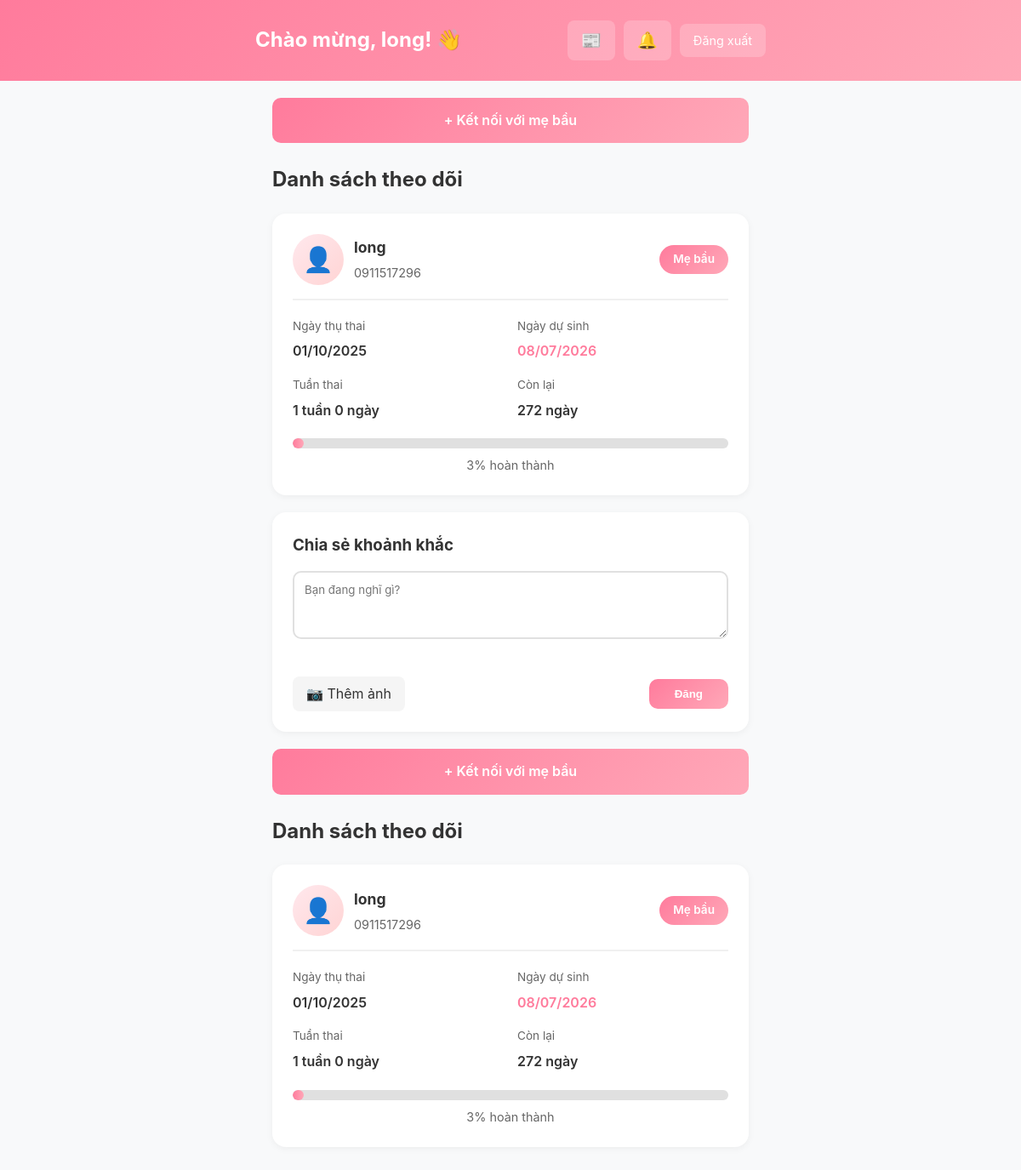
Page /index.php?action=family_dashboard (signed in) on the committed database.
### tables this page shows
CREATE TABLE `family_connections` (
  `id` int(11) NOT NULL,
  `family_user_id` int(11) NOT NULL,
  `pregnant_user_id` int(11) NOT NULL,
  `status` enum('pending','approved','rejected') DEFAULT 'pending',
  `created_at` timestamp NOT NULL DEFAULT current_timestamp(),
  `updated_at` timestamp NOT NULL DEFAULT current_timestamp() ON UPDATE current_timestamp()
);

CREATE TABLE `users` (
  `id` int(11) NOT NULL,
  `phone` varchar(15) NOT NULL,
  `full_name` varchar(100) NOT NULL,
  `password` varchar(255) NOT NULL,
  `role` enum('me_bau','gia_dinh') NOT NULL,
  `status` enum('active','locked','suspended','deleted') DEFAULT 'active',
  `locked_at` timestamp NULL DEFAULT NULL,
  `locked_by` int(11) DEFAULT NULL,
  `locked_reason` text DEFAULT NULL,
  `deleted_at` timestamp NULL DEFAULT NULL,
  `created_at` timestamp NOT NULL DEFAULT current_timestamp(),
  `updated_at` timestamp NOT NULL DEFAULT current_timestamp() ON UPDATE current_timestamp()
);

CREATE TABLE `pregnancy_info` (
  `id` int(11) NOT NULL,
  `user_id` int(11) NOT NULL,
  `conception_date` date DEFAULT NULL,
  `due_date` date DEFAULT NULL,
  `created_at` timestamp NOT NULL DEFAULT current_timestamp(),
  `updated_at` timestamp NOT NULL DEFAULT current_timestamp() ON UPDATE current_timestamp()
);

### controllers/FamilyController.php (called while the page is built, shortened)
<?php
require_once 'config/database.php';
require_once 'models/FamilyConnection.php';
class FamilyController {
    private $familyConnection;
    public function __construct() {
        $database = new Database();
        $this->db = $database->getConnection();
        $this->familyConnection = new FamilyConnection($this->db);
    }
    public function dashboard() {
        $connections = $this->familyConnection->getConnectionsByFamilyId($_SESSION['user_id']);
        require_once 'views/family/dashboard.php';
    }
}
?>

### config/database.php (called while the page is built, shortened)
<?php
class Database {
    private $db_name = "aubook_db";
    private $username = "root";
    private $password = "";
    public function getConnection() {
        $this->conn = null;
        try {
            $socket = "/Applications/XAMPP/xamppfiles/var/mysql/mysql.sock";
            $dsn = "mysql:unix_socket={$socket};dbname={$this->db_name};charset=utf8mb4";
            $this->conn = new PDO($dsn, $this->username, $this->password);
            $this->conn->setAttribute(PDO::ATTR_ERRMODE, PDO::ERRMODE_EXCEPTION);
            $this->conn->setAttribute(PDO::ATTR_DEFAULT_FETCH_MODE, PDO::FETCH_ASSOC);
        } catch(PDOException $e) {
            echo "Connection Error: " . $e->getMessage();
        }
        return $this->conn;
    }
}
?>

### models/FamilyConnection.php (called while the page is built, shortened)
<?php
class FamilyConnection {
    private $conn;
    private $table = "family_connections";
    public function __construct($db) {
        $this->conn = $db;
    }
    public function getConnectionsByFamilyId($family_id) {
        $query = "SELECT fc.*, u.phone, u.full_name,
                         p.conception_date, p.due_date
                  FROM " . $this->table . " fc
                  INNER JOIN users u ON fc.pregnant_user_id = u.id
                  LEFT JOIN pregnancy_info p ON u.id = p.user_id
                  WHERE fc.family_user_id = :family_id AND fc.status = 'approved'
                  ORDER BY fc.created_at DESC";
        $stmt = $this->conn->prepare($query);
        $stmt->bindParam(":family_id", $family_id);
        $stmt->execute();
        return $stmt->fetchAll(PDO::FETCH_ASSOC);
    }
}
?>

### views/family/dashboard.php (the view, shortened to what this page needs)
<!DOCTYPE html>
<html lang="vi">
<head>
</head>
<body>
    <header class="dashboard-header">
        <div class="header-content">
            <h1>Chào mừng, <?php echo htmlspecialchars($_SESSION['full_name']); ?>! 👋</h1>
            <div style="display: flex; align-items: center; gap: 10px;">
                <a href="index.php?action=newsfeed" style="padding: 8px 16px; background: rgba(255, 255, 255, 0.2); color: white; text-decoration: none; border-radius: 8px; font-size: 1.2rem;">📰</a>
                <a href="index.php?action=notifications" style="padding: 8px 16px; background: rgba(255, 255, 255, 0.2); color: white; text-decoration: none; border-radius: 8px; font-size: 1.2rem;">🔔</a>
                <a href="index.php?action=logout" class="btn-logout">Đăng xuất</a>
            </div>
        </div>
    </header>
    <main class="dashboard-main">
        <div class="actions-bar">
            <a href="index.php?action=search_pregnant" class="btn-primary">
                + Kết nối với mẹ bầu
            </a>
        </div>
        <?php if(!empty($connections)): ?>
        <div class="connections-list">
            <h2>Danh sách theo dõi</h2>
            <?php foreach($connections as $connection): ?>
            <div class="card">
                <div class="connection-header">
                    <div class="user-info">
                        <div class="avatar">👤</div>
                        <div class="user-details">
                            <h3><?php echo htmlspecialchars($connection['full_name']); ?></h3>
                            <p class="phone"><?php echo htmlspecialchars($connection['phone']); ?></p>
                        </div>
                    </div>
                    <span class="badge">Mẹ bầu</span>
                </div>
                <?php if($connection['conception_date']): ?>
                <div class="pregnancy-info">
                    <div class="info-grid">
                        <div class="info-item">
                            <span class="label">Ngày thụ thai</span>
                            <span class="value"><?php echo date('d/m/Y', strtotime($connection['conception_date'])); ?></span>
                        </div>
                        <div class="info-item">
                            <span class="label">Ngày dự sinh</span>
                            <span class="value highlight"><?php echo date('d/m/Y', strtotime($connection['due_date'])); ?></span>
                        </div>
                        <div class="info-item">
                            <span class="label">Tuần thai</span>
                            <span class="value">
                                <?php
                                    $conception = new DateTime($connection['conception_date']);
                                    $now = new DateTime();
                                    $diff = $conception->diff($now);
                                    $weeks = floor($diff->days / 7);
                                    $days = $diff->days % 7;
                                    echo $weeks . ' tuần ' . $days . ' ngày';
                                ?>
                            </span>
                        </div>
                        <div class="info-item">
                            <span class="label">Còn lại</span>
                            <span class="value">
                                <?php
                                    $due = new DateTime($connection['due_date']);
                                    $remaining = $now->diff($due);
                                    echo $remaining->days . ' ngày';
                                ?>
                            </span>
                        </div>
                    </div>
                    <div class="progress-bar">
                        <div class="progress-fill" style="width: <?php
                            $total_days = 280;
                            $passed_days = $diff->days;
                            $percentage = min(100, ($passed_days / $total_days) * 100);
                            echo $percentage;
                        ?>%"></div>
                    </div>
                    <p class="progress-text"><?php echo round($percentage); ?>% hoàn thành</p>
                </div>
                <?php else: ?>
                <p class="no-info">Chưa có thông tin thai kỳ</p>
                <?php endif; ?>
            </div>
            <?php endforeach; ?>
        </div>
        <?php endif; ?>
        <div class="card" style="margin-bottom: 20px;">
            <h3 style="margin-bottom: 15px;">Chia sẻ khoảnh khắc</h3>
            <form id="createPostForm" enctype="multipart/form-data">
                <textarea name="content" placeholder="Bạn đang nghĩ gì?" style="width: 100%; min-height: 80px; padding: 12px; border: 2px solid #E0E0E0; border-radius: 10px; font-family: inherit; resize: vertical; margin-bottom: 10px;"></textarea>
                <div style="display: flex; justify-content: space-between; align-items: center;">
                    <label style="padding: 8px 16px; background: #F5F5F5; border-radius: 8px; cursor: pointer;">
                        📷 Thêm ảnh
                    </label>
                    <button type="submit" style="padding: 10px 30px; background: linear-gradient(135deg, #FF7B9C 0%, #FFA8B8 100%); color: white; border: none; border-radius: 10px; font-weight: 600; cursor: pointer;">Đăng</button>
                </div>
            </form>
        </div>
        <div class="actions-bar">
            <a href="index.php?action=search_pregnant" class="btn-primary">
                + Kết nối với mẹ bầu
            </a>
        </div>
        <?php if(!empty($connections)): ?>
        <div class="connections-list">
            <h2>Danh sách theo dõi</h2>
            <?php foreach($connections as $connection): ?>
            <div class="card">
                <div class="connection-header">
                    <div class="user-info">
                        <div class="avatar">👤</div>
                        <div class="user-details">
                            <h3><?php echo htmlspecialchars($connection['full_name']); ?></h3>
                            <p class="phone"><?php echo htmlspecialchars($connection['phone']); ?></p>
                        </div>
                    </div>
                    <span class="badge">Mẹ bầu</span>
                </div>
                <?php if($connection['conception_date']): ?>
                <div class="pregnancy-info">
                    <div class="info-grid">
                        <div class="info-item">
                            <span class="label">Ngày thụ thai</span>
                            <span class="value"><?php echo date('d/m/Y', strtotime($connection['conception_date'])); ?></span>
                        </div>
                        <div class="info-item">
                            <span class="label">Ngày dự sinh</span>
                            <span class="value highlight"><?php echo date('d/m/Y', strtotime($connection['due_date'])); ?></span>
                        </div>
                        <div class="info-item">
                            <span class="label">Tuần thai</span>
                            <span class="value">
                                <?php
                                    $conception = new DateTime($connection['conception_date']);
                                    $now = new DateTime();
                                    $diff = $conception->diff($now);
                                    $weeks = floor($diff->days / 7);
                                    $days = $diff->days % 7;
                                    echo $weeks . ' tuần ' . $days . ' ngày';
                                ?>
                            </span>
                        </div>
                        <div class="info-item">
                            <span class="label">Còn lại</span>
                            <span class="value">
                                <?php
                                    $due = new DateTime($connection['due_date']);
                                    $remaining = $now->diff($due);
                                    echo $remaining->days . ' ngày';
                                ?>
                            </span>
                        </div>
                    </div>
                    <div class="progress-bar">
                        <div class="progress-fill" style="width: <?php
                            $total_days = 280;
                            $passed_days = $diff->days;
                            $percentage = min(100, ($passed_days / $total_days) * 100);
                            echo $percentage;
                        ?>%"></div>
                    </div>
                    <p class="progress-text"><?php echo round($percentage); ?>% hoàn thành</p>
                </div>
                <?php else: ?>
                <p class="no-info">Chưa có thông tin thai kỳ</p>
                <?php endif; ?>
            </div>
            <?php endforeach; ?>
        </div>
        <?php endif; ?>
    </main>
</body>
</html>

### views/family/dashboard.php (style rules this page uses)
* { margin: 0; padding: 0; box-sizing: border-box; }
body { font-family: -apple-system, BlinkMacSystemFont, 'Segoe UI', Roboto, sans-serif; background-color: #F8F9FA; color: #333; line-height: 1.6; }
.dashboard-header { background: linear-gradient(135deg, #FF7B9C 0%, #FFA8B8 100%); color: white; padding: 24px 20px; }
.header-content { max-width: 600px; margin: 0 auto; display: flex; justify-content: space-between; align-items: center; }
.dashboard-header h1 { font-size: 1.5rem; }
.btn-logout { padding: 8px 16px; background: rgba(255, 255, 255, 0.2); color: white; text-decoration: none; border-radius: 8px; font-size: 0.9rem; }
.dashboard-main { max-width: 600px; margin: 0 auto; padding: 20px; }
.actions-bar { margin-bottom: 24px; }
.btn-primary { display: inline-block; padding: 14px 28px; background: linear-gradient(135deg, #FF7B9C 0%, #FFA8B8 100%); color: white; text-decoration: none; border-radius: 10px; font-weight: 600; width: 100%; text-align: center; }
.connections-list h2 { margin-bottom: 20px; color: #333; }
.card { background: white; border-radius: 16px; padding: 24px; margin-bottom: 20px; box-shadow: 0 2px 8px rgba(0, 0, 0, 0.05); }
.connection-header { display: flex; justify-content: space-between; align-items: center; margin-bottom: 20px; padding-bottom: 16px; border-bottom: 2px solid #F0F0F0; }
.user-info { display: flex; gap: 12px; align-items: center; }
.avatar { width: 60px; height: 60px; border-radius: 50%; background: linear-gradient(135deg, #FFE8ED 0%, #FFD4D4 100%); display: flex; align-items: center; justify-content: center; font-size: 1.8rem; }
.user-details h3 { font-size: 1.1rem; margin-bottom: 4px; }
.user-details .phone { color: #666; font-size: 0.9rem; }
.badge { padding: 6px 16px; background: linear-gradient(135deg, #FF7B9C 0%, #FFA8B8 100%); color: white; border-radius: 20px; font-size: 0.85rem; font-weight: 600; }
.info-grid { display: grid; grid-template-columns: 1fr 1fr; gap: 16px; margin-bottom: 20px; }
.info-item { display: flex; flex-direction: column; gap: 6px; }
.info-item .label { color: #666; font-size: 0.85rem; }
.info-item .value { color: #333; font-weight: 600; font-size: 1rem; }
.info-item .value.highlight { color: #FF7B9C; }
.progress-bar { width: 100%; height: 12px; background: #E0E0E0; border-radius: 6px; overflow: hidden; margin: 16px 0 8px; }
.progress-fill { height: 100%; background: linear-gradient(90deg, #FF7B9C 0%, #FFA8B8 100%); border-radius: 6px; }
.progress-text { text-align: center; color: #666; font-size: 0.9rem; }

### rows in the picture
family_connections: pregnant_user.full_name "long", pregnant_user.phone "0911517296", pregnancy_info.conception_date "01/10/2025", pregnancy_info.due_date "08/07/2026", pregnancy_info.due_date "272"

### other values in the picture
$_SESSION['full_name'] "long"
